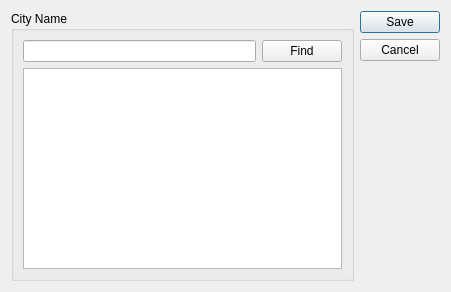
<?xml version="1.0" encoding="UTF-8"?>
<ui version="4.0">
 <class>CAddCityDialog</class>
 <widget class="QDialog" name="CAddCityDialog">
  <property name="geometry">
   <rect>
    <x>0</x>
    <y>0</y>
    <width>451</width>
    <height>292</height>
   </rect>
  </property>
  <property name="windowTitle">
   <string>Add City</string>
  </property>
  <layout class="QHBoxLayout" name="horizontalLayout">
   <item>
    <widget class="QGroupBox" name="groupBox">
     <property name="title">
      <string>City Name</string>
     </property>
     <layout class="QGridLayout" name="gridLayout">
      <item row="0" column="0">
       <widget class="QLineEdit" name="_findCityEdit"/>
      </item>
      <item row="0" column="1">
       <widget class="QPushButton" name="_findButton">
        <property name="text">
         <string>Find</string>
        </property>
       </widget>
      </item>
      <item row="1" column="0" colspan="2">
       <widget class="QListWidget" name="_cityList"/>
      </item>
     </layout>
    </widget>
   </item>
   <item>
    <widget class="QDialogButtonBox" name="buttonBox">
     <property name="orientation">
      <enum>Qt::Vertical</enum>
     </property>
     <property name="standardButtons">
      <set>QDialogButtonBox::Cancel|QDialogButtonBox::Save</set>
     </property>
    </widget>
   </item>
  </layout>
 </widget>
 <resources/>
 <connections>
  <connection>
   <sender>buttonBox</sender>
   <signal>accepted()</signal>
   <receiver>CAddCityDialog</receiver>
   <slot>accept()</slot>
   <hints>
    <hint type="sourcelabel">
     <x>248</x>
     <y>254</y>
    </hint>
    <hint type="destinationlabel">
     <x>157</x>
     <y>274</y>
    </hint>
   </hints>
  </connection>
  <connection>
   <sender>buttonBox</sender>
   <signal>rejected()</signal>
   <receiver>CAddCityDialog</receiver>
   <slot>reject()</slot>
   <hints>
    <hint type="sourcelabel">
     <x>316</x>
     <y>260</y>
    </hint>
    <hint type="destinationlabel">
     <x>286</x>
     <y>274</y>
    </hint>
   </hints>
  </connection>
 </connections>
</ui>
